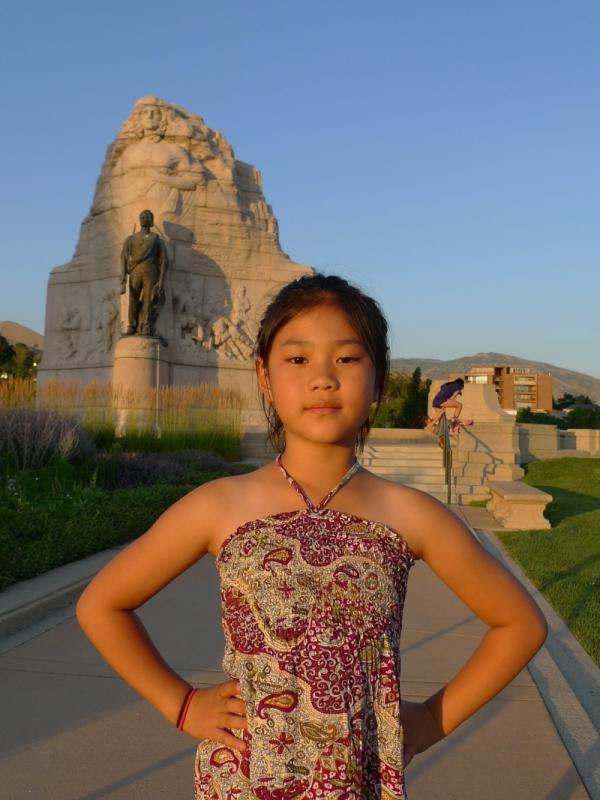
#> input picture LAB4/jenny.JPG, 600 x 800 px, found by its file name
$ python Lab4-7.py
#> lines starting #> are read from the running program, lines starting #| are printed output that depends on the picture
import cv2
import numpy as np


def convert_rgb_to_hsv_and_split(image_path, hsv_output_path, h_output_path, s_output_path, v_output_path):
#> called with image_path = 'jenny.jpg', hsv_output_path = 'jenny_hsv.png', h_output_path = 'jenny_h.png', s_output_path = 'jenny_s.png', v_output_path = 'jenny_v.png'
    img = cv2.imread(image_path)
#> img is the input picture: shape (800, 600, 3); mean B, G, R 105, 110.7, 119.9
    hsv_img = cv2.cvtColor(img, cv2.COLOR_BGR2HSV)
#> hsv_img: shape (800, 600, 3); mean H, S, V 51.7, 116.6, 146.4

    cv2.imwrite(hsv_output_path, hsv_img)
    print(f"HSV image saved as {hsv_output_path}")

    h, s, v = cv2.split(hsv_img)
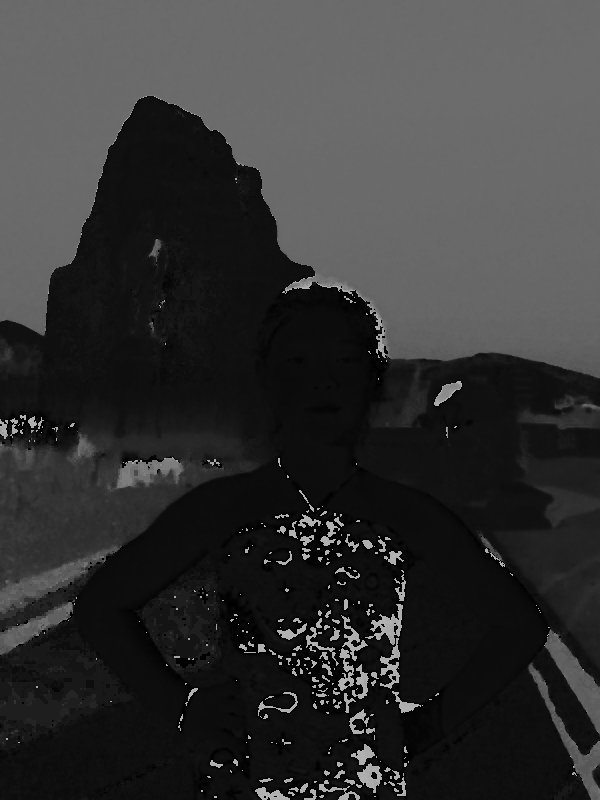
#> h: shape (800, 600); min 0, max 179, mean 51.7
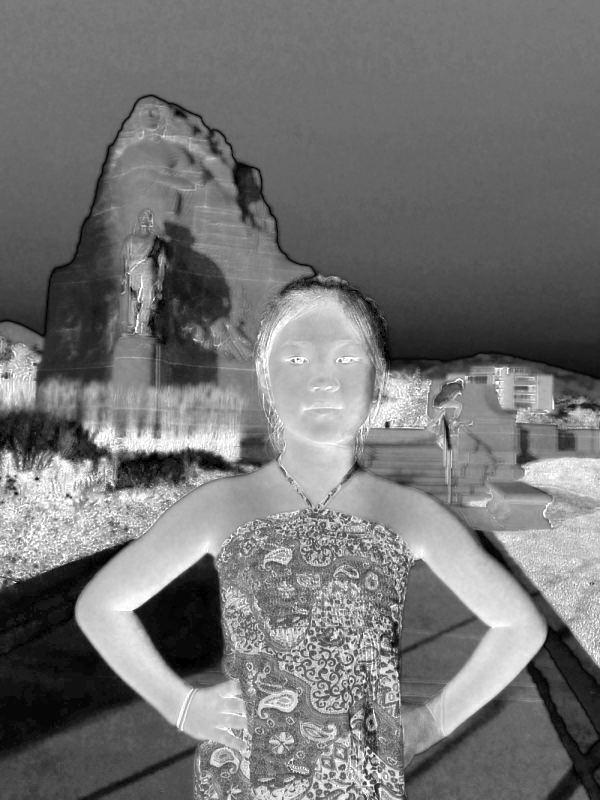
#> s: shape (800, 600); min 0, max 255, mean 116.6
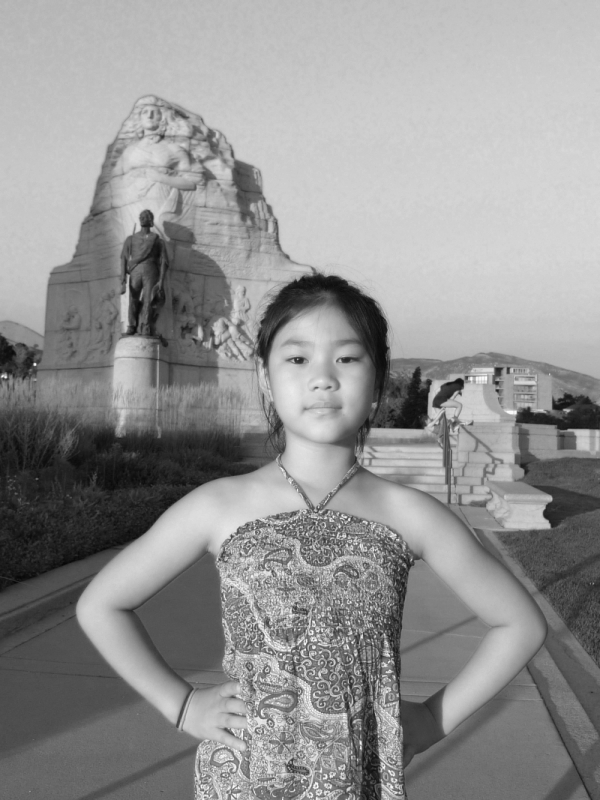
#> v: shape (800, 600); min 6, max 255, mean 146.4

    h_img = np.zeros_like(img)
    h_img[:, :, 0] = h
#> h_img: shape (800, 600, 3); mean H, S, V 51.7, 0, 0

    s_img = np.zeros_like(img)
    s_img[:, :, 1] = s
#> s_img: shape (800, 600, 3); mean H, S, V 0, 116.6, 0

    v_img = np.zeros_like(img)
    v_img[:, :, 2] = v
#> v_img: shape (800, 600, 3); mean H, S, V 0, 0, 146.4

    cv2.imwrite(h_output_path, h_img)
    print(f"H channel image saved as {h_output_path}")

    cv2.imwrite(s_output_path, s_img)
    print(f"S channel image saved as {s_output_path}")

    cv2.imwrite(v_output_path, v_img)
    print(f"V channel image saved as {v_output_path}")


def equalize_v_channel(v_input_path, v_eq_output_path):
#> called with v_input_path = 'jenny_v.png', v_eq_output_path = 'jenny_v_eq.png'
    v_img = cv2.imread(v_input_path)
    v_channel = v_img[:, :, 2]

    v_eq = cv2.equalizeHist(v_channel)
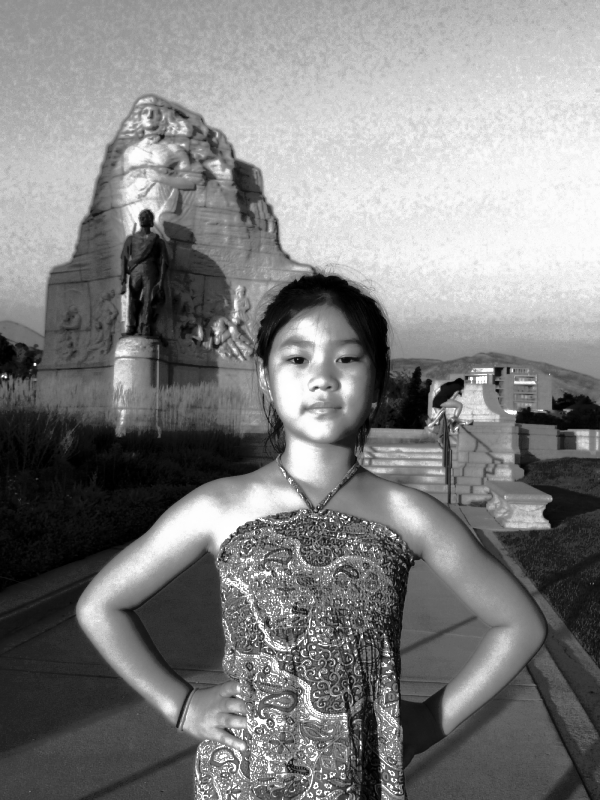
#> v_eq: shape (800, 600); min 0, max 255, mean 128.6

    v_eq_img = np.zeros_like(v_img)
    v_eq_img[:, :, 2] = v_eq
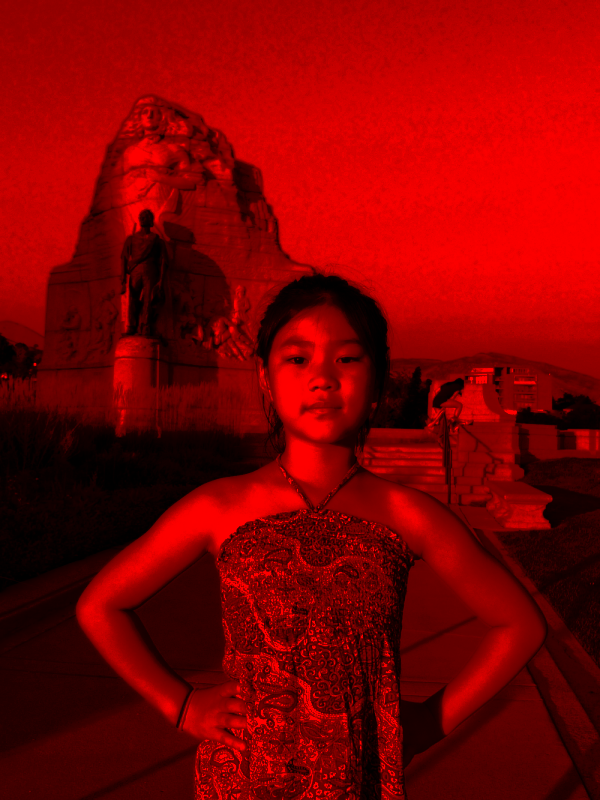
#> v_eq_img: shape (800, 600, 3); mean of channels 0, 1, 2 0, 0, 128.6; drawn as B, G, R

    cv2.imwrite(v_eq_output_path, v_eq_img)
    print(f"Equalized V channel image saved as {v_eq_output_path}")
    return v_eq


def composite_hsv_and_convert_to_rgb(h_input_path, s_input_path, v_eq_input_path, hsv_eq_output_path,
                                     rgb_eq_output_path):
#> called with h_input_path = 'jenny_h.png', s_input_path = 'jenny_s.png', v_eq_input_path = 'jenny_v_eq.png', hsv_eq_output_path = 'jenny_hsv_eq.png', rgb_eq_output_path = 'jenny_rgb_eq.png'
    h_img = cv2.imread(h_input_path)
    s_img = cv2.imread(s_input_path)
    v_eq_img = cv2.imread(v_eq_input_path)

    h = h_img[:, :, 0]
    s = s_img[:, :, 1]
    v_eq = v_eq_img[:, :, 2]

    hsv_eq_img = cv2.merge((h, s, v_eq))
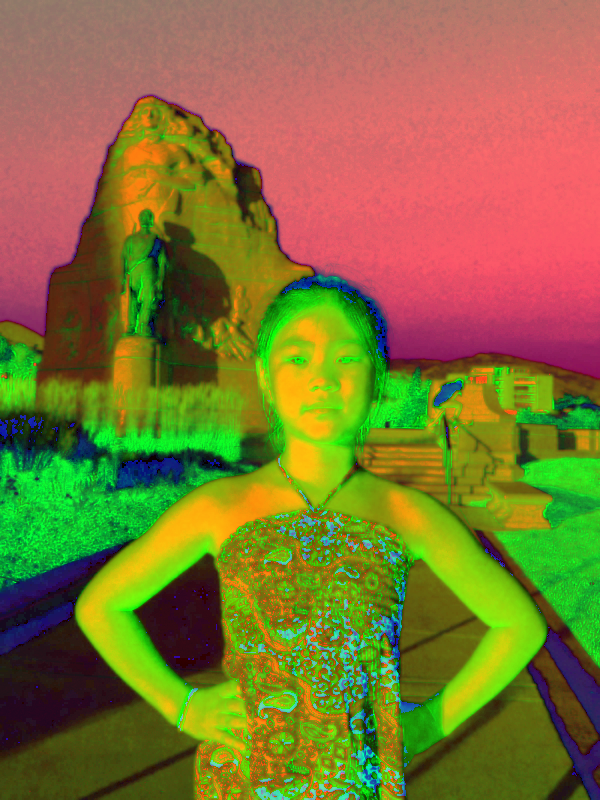
#> hsv_eq_img: shape (800, 600, 3); mean B, G, R 51.7, 116.6, 128.6

    cv2.imwrite(hsv_eq_output_path, hsv_eq_img)
    print(f"Composite HSV' image saved as {hsv_eq_output_path}")

    rgb_eq_img = cv2.cvtColor(hsv_eq_img, cv2.COLOR_HSV2BGR)
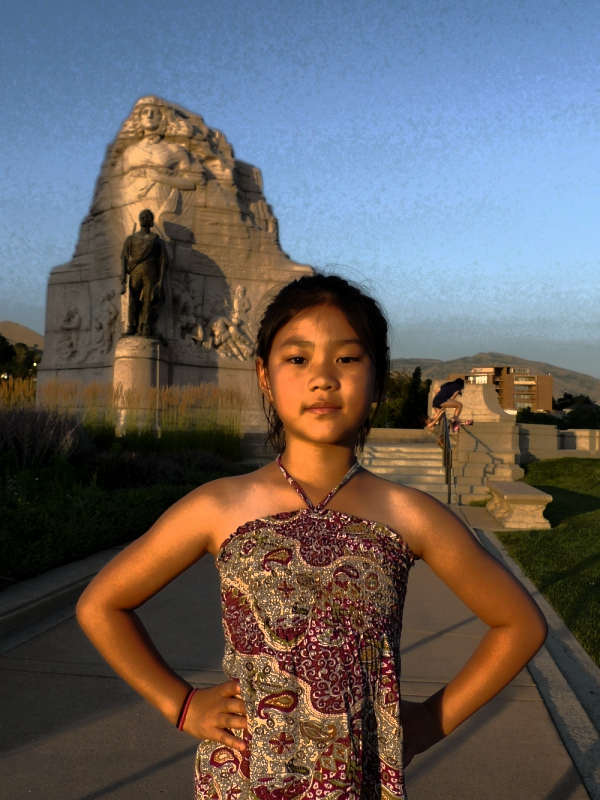
#> rgb_eq_img: shape (800, 600, 3); mean B, G, R 95.4, 96.2, 102.1

    cv2.imwrite(rgb_eq_output_path, rgb_eq_img)
    print(f"Converted RGB image from HSV' saved as {rgb_eq_output_path}")


try:
    convert_rgb_to_hsv_and_split(
        'jenny.jpg',
        'jenny_hsv.png',
        'jenny_h.png',
        'jenny_s.png',
        'jenny_v.png'
    )

    equalize_v_channel('jenny_v.png', 'jenny_v_eq.png')

    composite_hsv_and_convert_to_rgb(
        'jenny_h.png',
        'jenny_s.png',
        'jenny_v_eq.png',
        'jenny_hsv_eq.png',
        'jenny_rgb_eq.png'
    )
except FileNotFoundError as e:
    print(f"404 Error: {str(e)}")
except Exception as e:
    print(f"error: {str(e)}")
